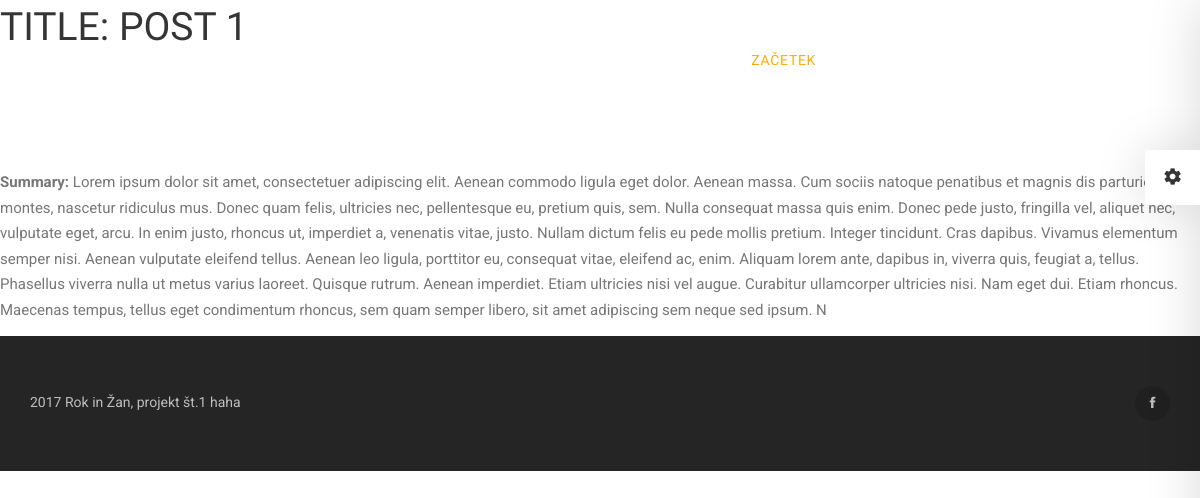
The app's page /prenovi/post/1 with its own data.
### prenovi/models.py (models this page shows, shortened)
class Post(models.Model):
    title = models.CharField(max_length=200)
    summary = models.TextField(max_length=1000, help_text='Enter your text here')
    date = models.DateTimeField(default=datetime.now, blank=True)

### prenovi/views.py (the view)
# urls.py: url(r'post/(?P<pk>\d+)$', views.PostDetailView.as_view(), name='post-detail-view'),
class PostDetailView(generic.DetailView):
    model = Post

### prenovi/templates/prenovi/post_detail.html
{% extends "prenovi/base.html" %}
{% block content %}
  <h1>Title: {{ post.title }}</h1>
  <br><br><br><br>
  <p><strong>Summary:</strong> {{ post.summary }}</p>
{% endblock %}

### prenovi/templates/prenovi/base.html (shortened to what this page needs)
<!DOCTYPE html>
<html lang="en">
  <head>
    {% load static %}
    <link rel="stylesheet" href="{% static 'prenovi/plugins/ionicons/css/ionicons.min.css' %}">
    <link rel="stylesheet" href="{% static 'prenovi/css/theme.css' %}">
  </head>
  <body data-spy="scroll" data-target="#navbar_main" data-offset="80">
    <nav class="navbar navbar-fixed-top navbar-default">
      <div class="container">
        <div class="navbar-header">
          <a class="navbar-brand" href="layouts.html">Working title yo!</a>
        </div>
        <div class="collapse navbar-collapse" id="navbar_main">
          <ul class="nav navbar-nav navbar-right">
            <li class="active">
              <a href="#section_banner">Začetek</a>
            </li>
            <li><a href="#section_services">O nas</a></li>
            <li><a href="#section_features">Storitve</a></li>
            <li><a href="#section_news">Novice</a></li>
            <li><a href="#section_contact">Kontakt</a></li>
          </ul>
        </div>
      </div>
    </nav>
{% block content %}
{% endblock %}
    <footer class="section_footer">
      <div class="container">
        <div class="row">
          <div class="col-sm-9">
            <p class="footer__copyright">
              <span id="footer__year">2017</span> Rok in Žan, projekt št.1 haha</a>
            </p>
          </div>
          <div class="col-sm-3">
            <ul class="footer__social">
              <li>
                <a class="facebook" href="#">
                  <i class="ion-social-facebook"></i>
                </a>
              </li>
            </ul>
          </div>
        </div>
      </div>
    </footer>
    </body>
    </html>

### records on screen
Post: title "POST 1", summary "Lorem ipsum dolor sit amet, consectetuer adipiscing elit. Aenean commodo ligula eget dolor. Aenean massa. Cum sociis natoque penatibus et magnis dis parturient montes, nascetur ridiculus mus. Donec quam felis, ultricies nec, pellentesque eu, pretium quis, sem. Nulla consequat massa quis enim. Donec pede justo, fringilla vel, aliquet nec, vulputate eget, arcu. In enim justo, rhoncus ut, imperdiet a, venenatis vitae, justo. Nullam dictum felis eu pede mollis pretium. Integer tincidunt. Cras dapibus. Vivamus elementum semper nisi. Aenean vulputate eleifend tellus. Aenean leo ligula, porttitor eu, consequat vitae, eleifend ac, enim. Aliquam lorem ante, dapibus in, viverra quis, feugiat a,…"
